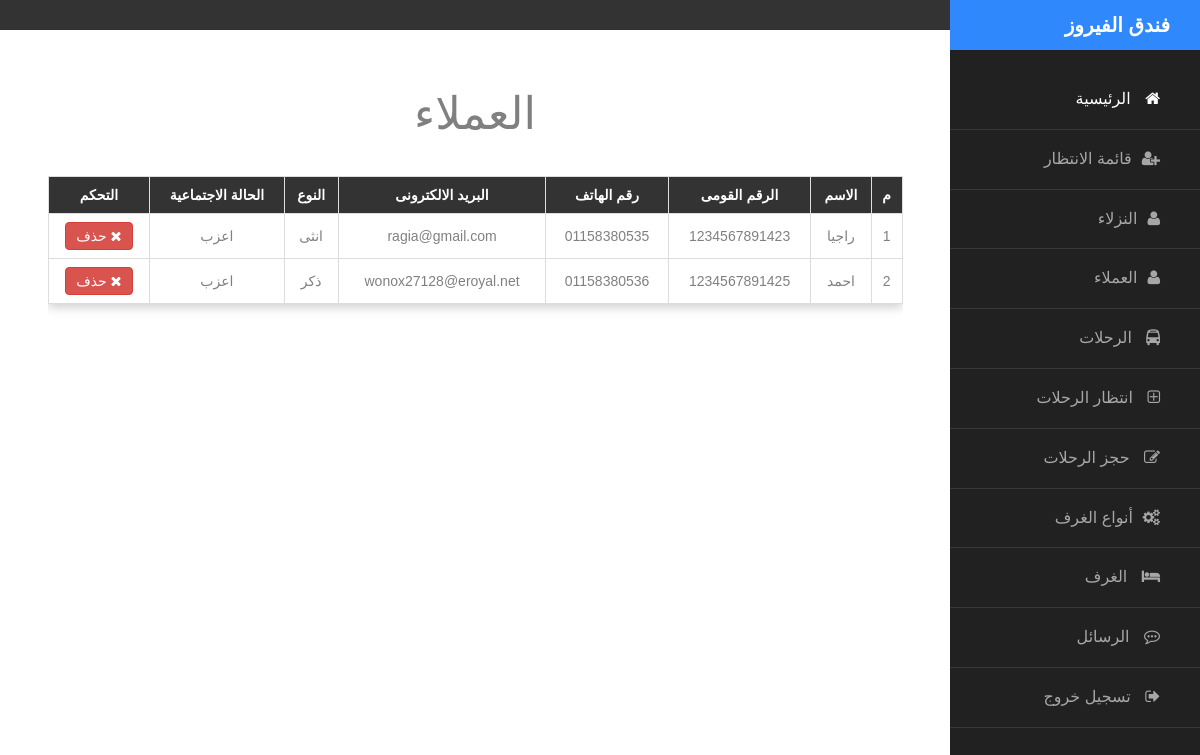
The page /admin/customers.php (signed in) on the database its author committed.
### tables this page shows
CREATE TABLE `customers` (
  `national_number` bigint(20) NOT NULL,
  `name` varchar(100) NOT NULL,
  `email` varchar(100) NOT NULL,
  `phone` varchar(11) NOT NULL,
  `marital_statues` varchar(7) NOT NULL,
  `gender` varchar(5) NOT NULL
);

### admin/customers.php (the view, shortened to what this page needs)
<?php
	include 'init.php';
	$sql="SELECT * FROM `customers`";
	$result=mysqli_query($connect,$sql);
	$data= array();
	while ($row=mysqli_fetch_assoc($result)) {
		$data[]=$row;
	}
?>
<?php include 'includes/templates/sidebar.php'; ?>
<h1 class="text-center" style="margin-top:50px;color:gray;margin-bottom:28px;">العملاء</h1>
			<div class="table-responsive" style="width: 90%;margin: auto;">
				<table class="main-table text-center table table-bordered">
					<tr>
						<th>م</th>
						<th>الاسم</th>
						<th>الرقم القومى</th>
						<th>رقم الهاتف</th>
						<th>البريد الالكترونى</th>
						<th>النوع</th>
						<th>الحالة الاجتماعية</th>
						<th>التحكم</th>
					</tr>
<?php $count=1; foreach ($data as $value) { ?>
					<tr>
						<td><?php echo $count; ?></td>
						<td><?php echo $value['name']; ?></td>
						<td><?php echo $value['national_number']; ?></td>
						<td><?php echo $value['phone']; ?></td>
						<td><?php echo $value['email']; ?></td>
						<td><?php echo $value['gender']; ?></td>
						<td><?php echo $value['marital_statues']; ?></td>
 						<td>
							<a href="delete_guests.php?id=<?php echo $value['national_number']; ?>" class="btn btn-danger confirm"><i class="fa fa-close"></i>
								حذف</a>
						</td>
					</tr>
<?php $count++ ; } ?>
				</table>
			</div>
</div>

### admin/customers.php (style rules this page uses)
body { direction: rtl; }

### rows shown on the page
customers: name "راجيا", national_number "1234567891423", phone "01158380535", email "ragia@gmail.com", gender "انثى", marital_statues "اعزب"
customers: name "احمد", national_number "1234567891425", phone "01158380536", email "wonox27128@eroyal.net", gender "ذكر", marital_statues "اعزب"
